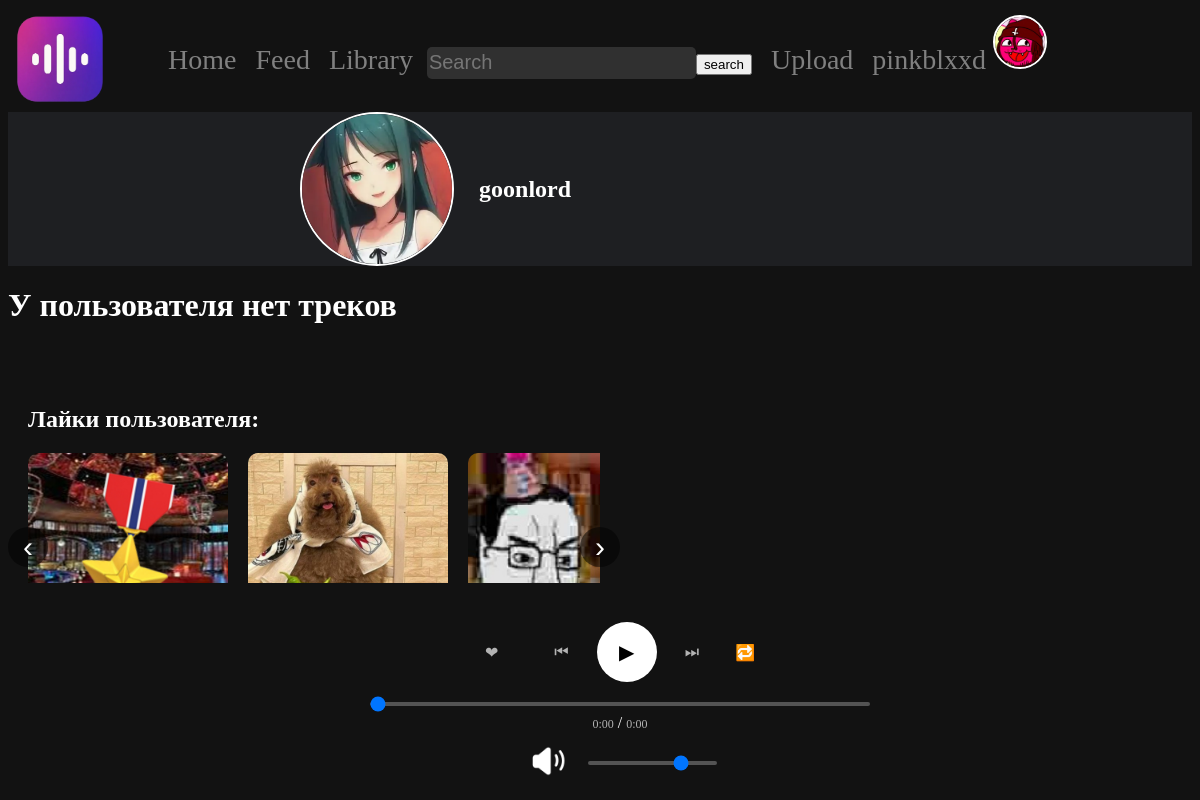
The app's page /profile/goonlord (signed in) with its own data.
### Users/models.py (models this page shows, shortened)
class CustomUser(AbstractUser):
    username = models.CharField(max_length=20, unique=True)
    avatar = models.ImageField(upload_to="images/user_avatars", null=True, blank=True)

### WaveBox/models.py (models this page shows, shortened)
class Track(models.Model):
    name = models.CharField(max_length=100)
    author = models.CharField(max_length=100)
    date = models.DateField(auto_now_add=True)
    audiofile = models.FileField(upload_to="audiofiles")
    image = models.ImageField(upload_to='images/trackimages')
    liked_by = models.ManyToManyField(
        settings.AUTH_USER_MODEL,
        blank=True,
    )
    sections = models.ManyToManyField("Section", blank=True, default=["Popular now"])
    def like_count(self):
        return self.liked_by.count()

### WaveBox/views.py (the view, shortened to what this page needs)
# urls.py: path("profile/<str:username>", profile, name="profile"),
@login_required
def profile(request, username):
    form = AvatarChangingForm()
    user = CustomUser.objects.get(username=username)
    user_tracks = Track.objects.filter(author=user.username)
    user_liked_tracks = Track.objects.filter(liked_by=user)
    return render(request, "profile.html", {"user": user, "form": form, "user_tracks": user_tracks, "user_liked_tracks": user_liked_tracks})

### WaveBox/forms.py
class AvatarChangingForm(forms.ModelForm):
    class Meta:
        model = CustomUser
        fields = ("avatar",)

### templates/profile.html (shortened to what this page needs)
{% extends 'base.html' %}
{% load static %}
{% block head %}
      <link rel="stylesheet" href="{% static 'MainApp/css/profile.css' %}">
{% endblock %}
{% block body %}
    <div class="user-data">
        <img class="user-avatar" width="500" height="500" src="{% if user.avatar %}{{ user.avatar.url }}{% else %}/media/images/user_avatars/noavatar.png{% endif %}">
        <h2>{{ user.username }}</h2>
    </div>
    {% if user_tracks %}
    <section class="tracks-section">
        <h2>Треки от автора:</h2>
        <div class="tracks-container">
            <div class="tracks-wrapper">
                {% for t in user_tracks %}
                <div class="track-item">
                    <div class="track-image">
                        <a href="/track/{{ t.id }}">
                            <img src="{{ t.image.url }}" width="300" height="250">
                        </a>
                        <div class="play-overlay">
                            <button data-track-id="{{ t.id }}"
                                    data-track-name="{{ t.name }}"
                                    data-track-author="{{ t.author }}"
                                    data-liked="{% if request.user in t.liked_by.all %}true{% else %}false{% endif %}"
                                    data-likes-count="{{ t.like_count }}"
                                    class="play-button" onclick="playTrack(this)">▶</button>
                            <audio class="audio" src="{{ t.audiofile.url }}"></audio>
                        </div>
                    </div>
                    <div class="track-info">
                        <a href="/track/{{ t.id }}" class="track-name">{{ t.name|truncatechars:20 }}</a>
                        <a href="/profile/{{ t.author }}" class="track-author">{{ t.author }}</a>
                    </div>
                </div>
                {% endfor %}
            </div>
            <button class="scroll-button next">›</button>
            <button class="scroll-button prev">‹</button>
        </div>
    </section>
    {% else %}
    <h1>У пользователя нет треков</h1>
    {% endif %}
    {% if user_liked_tracks %}
        <section class="tracks-section">
        <h2>Лайки пользователя:</h2>
        <div class="tracks-container">
            <div class="tracks-wrapper">
                {% for t in user_liked_tracks %}
                <div class="track-item">
                    <div class="track-image">
                        <a href="/track/{{ t.id }}">
                            <img src="{{ t.image.url }}" width="300" height="250">
                        </a>
                    </div>
                    <div class="track-info">
                        <a href="/track/{{ t.id }}" class="track-name">{{ t.name|truncatechars:20 }}</a>
                        <a href="/profile/{{ t.author }}" class="track-author">{{ t.author }}</a>
                    </div>
                </div>
                {% endfor %}
            </div>
            <button class="scroll-button next">›</button>
            <button class="scroll-button prev">‹</button>
        </div>
    </section>
    {% else %}
        <h1>Пользователь не ставил лайки</h1>
    {% endif %}
{% endblock %}

### templates/base.html (shortened to what this page needs)
{% load static %}
<!DOCTYPE html>
<html lang="ru">
<head>
    <link rel="icon" href="/media/images/icons/WaveBoxLogo.png"><link rel="stylesheet" href="{% static 'MainApp/css/main.css' %}">
  {% block head %}{% endblock %}
</head>
<body>
    <a href="/">
        <img class="logo" width="100" height="100" src="/media/images/icons/WaveBoxLogo.png">
    </a>
    <header class="header">
    <div class="nav-panel">
    <a href="/discover" class="{% if request.path == "/discover"  %}active{% endif %}">Home</a>
    <a href="/feed">Feed</a>
    <a href="/library">Library</a>
    <input class="searchbar" type="text" placeholder="Search"><button type="submit" onclick="search()">search</button>
    <a href="/upload">Upload</a>
    <a href="{% if user.is_authenticated %}/profile/{{ request.user.username }}{% else %}/login{% endif %}" class="{% if request.path == '/profile/'|add:request.user.username %}active{% endif %}">
        {% if user.is_authenticated %}{{ request.user.username }}{% else %}Profile{% endif %}
        <img class="user-avatar" width="50" height="50" src="{% if user.is_authenticated and request.user.avatar %}{{ request.user.avatar.url }}{% else %}/media/images/user_avatars/noavatar.png{% endif %}">
    </a>
    </div>
    </header>
{% block body %}{% endblock %}
<div class="player">
    <div class="player-controls">
        <button class="control-btn like-btn">❤</button><h2 class="likes-count"></h2>
        <button class="control-btn prev-btn">⏮</button>
        <button class="player-button play-btn" onclick="playerPlayTrack(this)">▶</button>
        <button class="control-btn next-btn">⏭</button>
        <button class="control-btn repeat-btn">🔁</button>
    </div>
<div class="simple-seek">
    <input type="range" class="simple-seek-slider" min="0" max="100" value="0">
    <div class="time-display">
        <span class="current-time">0:00</span> /
        <span class="total-time">0:00</span>
    </div>
    <div class="volume-controls">
        <button data-status="volumeon" class="volume-button"><img width="40" height="40" class="volume-image" src="/media/images/icons/volume.png"></button>
    <input type="range" class="simple-volume-slider" min="0" max="100" value="75">
    </div>
</div>
</div>
</body>
</html>

### WaveBox/static/MainApp/css/main.css (style rules this page uses)
body { background-color: #121212; color: white; }
.logo { z-index: 1001; position: relative; }
.header { background-color: #121212; padding: 15px 0; display: flex; flex-direction: row; justify-content: space-around; align-items: center; position: fixed; top: 0; left: 0; width: 100%; z-index: 1000; }
.user-avatar { border: solid white 2px; border-radius: 100px; }
.player { background-color: #121212; padding: 15px 20px; display: flex; flex-direction: column; justify-content: center; align-items: center; position: fixed; bottom: 0; left: 0; width: 100%; z-index: 1000; gap: 10px; }
.simple-seek { width: 100%; max-width: 500px; display: flex; flex-direction: column; align-items: center; gap: 8px; }
.simple-seek-slider { width: 100%; height: 4px; margin: 0; -webkit-appearance: none; appearance: none; background: #535353; border-radius: 2px; outline: none; cursor: pointer; }
.volume-controls { display: flex; align-items: center; }
.volume-button { background: none; border: none; cursor: pointer; }
.simple-volume-slider { width: 100%; height: 4px; margin-left: 15px; -webkit-appearance: none; appearance: none; background: #535353; border-radius: 2px; outline: none; cursor: pointer; }
.player-controls { display: flex; align-items: center; justify-content: center; gap: 20px; margin-bottom: 10px; }
.control-btn { background: none; border: none; color: #b3b3b3; font-size: 16px; cursor: pointer; padding: 8px; transition: color 0.2s ease; }
.player-button { background: #ffffff; border: none; border-radius: 50%; width: 40px; height: 40px; font-size: 16px; cursor: pointer; display: flex; align-items: center; justify-content: center; transition: transform 0.2s ease; }
.current-time, .total-time { color: #b3b3b3; font-size: 12px; min-width: 35px; }
.header a { font-size: 175%; margin-left: 15px; color: gray; text-decoration: none; transition: 0.5s; }
.searchbar { background-color: #303030; border: none; border-radius: 5px; color: white; font-size: 20px; height: 30px; margin-left: 10px; }
.tracks-section { padding: 40px 20px; color: white; }
.tracks-section h2 { margin-bottom: 20px; font-size: 24px; }
.tracks-container { position: relative; display: flex; align-items: center; width: 50%; }
.tracks-wrapper { display: flex; gap: 20px; overflow-x: hidden; scroll-behavior: smooth; }
.track-item { width: 200px; flex-shrink: 0; }
.track-image { position: relative; width: 200px; height: 200px; border-radius: 10px; overflow: hidden; cursor: pointer; }
.track-image img { width: 100%; height: 100%; object-fit: cover; transition: transform 0.3s ease; }
.player-button { pointer-events: auto; width: 60px; height: 60px; border-radius: 50%; background: rgb(255, 255, 255); color: black; border: none; font-size: 20px; cursor: pointer; transition: all 0.3s ease; }
.scroll-button { position: absolute; top: 35%; transform: translateY(-50%); background: rgba(0, 0, 0, 0.5); border: none; color: white; font-size: 30px; width: 40px; height: 40px; border-radius: 50%; cursor: pointer; z-index: 10; }
.scroll-button.next { right: -20px; }
.scroll-button.prev { left: -20px; }
.track-info { display: flex; flex-direction: column; }
.track-name { text-decoration: none; color: white; font-size: 20px; }
.track-author { text-decoration: none; color: white; font-size: 20px; }

### records on screen
CustomUser: user.username "pinkblxxd", avatar (picture)
CustomUser: avatar (picture), username "goonlord"
Track: image (picture)
Track: image (picture)
Track: image (picture)
